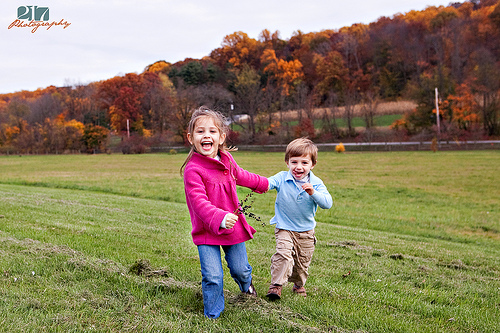
#> input picture data/dumps/gpa/image.jpg, 500 x 333 px
$ python face_detection.py ../../../../data/dumps/gpa/image.jpg   (Python 2 division)
#> lines starting #> are read from the running program, lines starting #| are printed output that depends on the picture
import numpy as np
import cv2, cv
import matplotlib.pyplot as plt
import os, sys
from skimage import io


def detect_face(img, visualise=False, dump=False, dump_path='', padding=0):

    face_cascade_path = '/home/vyzuer/opencv-2.4.9/data/haarcascades/haarcascade_frontalface_alt.xml'
    face_cascade = cv2.CascadeClassifier(face_cascade_path)

    gray = cv2.cvtColor(img, cv2.COLOR_BGR2GRAY)

    img_h, img_w, img_d = img.shape

    faces = face_cascade.detectMultiScale(gray, scaleFactor=1.05, minNeighbors=5, flags = cv.CV_HAAR_SCALE_IMAGE)

    frames = []
    # find the body frames
    if len(faces) > 0:
        frames = np.zeros(shape=(faces.shape), dtype=int)

    i = 0

    for (x,y,w,h) in faces:
        # find the full body frame
        x_0 = x - w - padding
        y_0 = y - h/2 - padding

        x_1 = x_0 + 3*w + 2*padding
        y_1 = y_0 + 9*h + 2*padding

        # boundary check
        if x_0 < 0:
            x_0 = 0
        if y_0 < 0:
            y_0 = 0
        if x_1 > img_w-1:
            x_1 = img_w-1
        if y_1 > img_h-1:
            y_1 = img_h-1

        frames[i] = x_0, y_0, x_1, y_1

        i += 1

        if visualise:
            cv2.rectangle(img,(x,y),(x+w,y+h),(255,0,0),2)
            cv2.rectangle(img,(x_0,y_0),(x_1, y_1), (0,0,255), 2)

    if visualise:
        plt.imshow(img)
        plt.show()
        plt.close('all')

    if dump and dump_path:
            cv2.imwrite(dump_path, img)

    return faces, frames

if __name__ == '__main__':

    if len(sys.argv) != 2:
        print "Usage : image_source"
        sys.exit(0)

    img_src = sys.argv[1]

    img = io.imread(img_src)
#> img is the input picture: shape (333, 500, 3); mean R, G, B 140.2, 126.9, 98.5

    detect_face(img, visualise=True)
#> in detect_face, `gray = cv2.cvtColor(img, cv2.COLOR_BGR2GRAY)`:
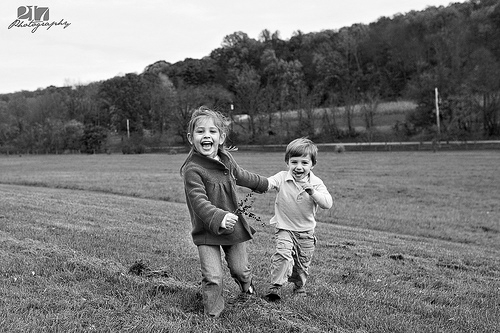
#> gray: shape (333, 500); min 0, max 255, mean 119.9
#> (the run stopped early here; a loop or call above may not have finished)
